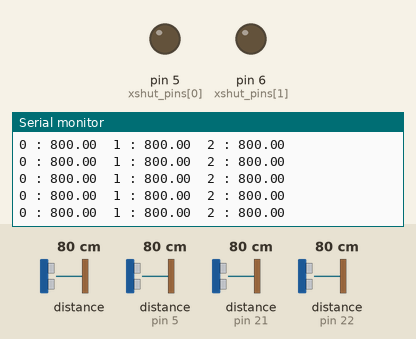
Simulated run of this sketch. Board: Arduino Uno, built with avr-gcc and run on an emulated ATmega328P. On the bench: output pins drawn as LEDs (lit = HIGH), the last lines printed to the serial monitor. The test bench sets the inputs (shaded band); at power-on: distance to the obstacle 80 cm, distance to the obstacle (sensors on pin 5, pin 22, pin 21) 80 cm.

Above: at 2.4 s.
2.5 s: distance to the obstacle (sensor 0) set to 2 cm
At 2.68 s:
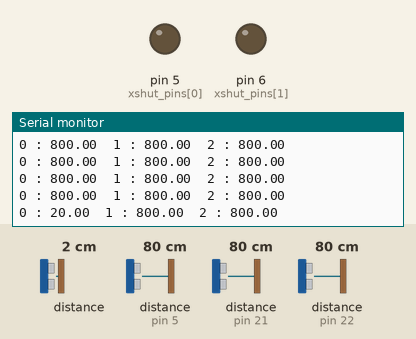
4.0 s: distance to the obstacle (sensor on pin 5) set to 2 cm
At 4.09 s:
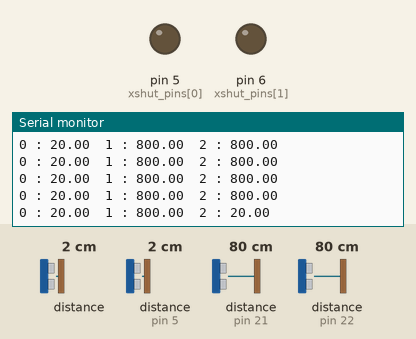
7.0 s: distance to the obstacle (sensor on pin 22) set to 2 cm
At 7.06 s:
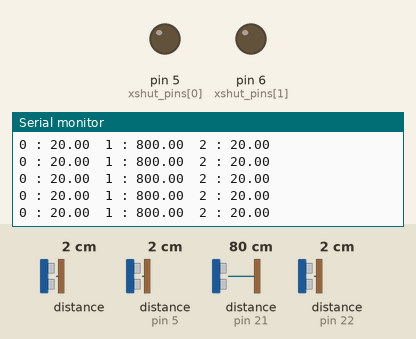
8.5 s: distance to the obstacle (sensor 0) set to 120 cm
At 8.61 s:
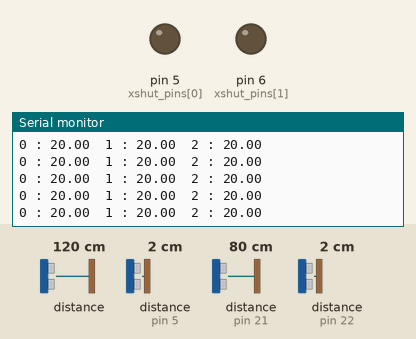
11.5 s: distance to the obstacle (sensor 0) set to 4 cm
At 11.57 s:
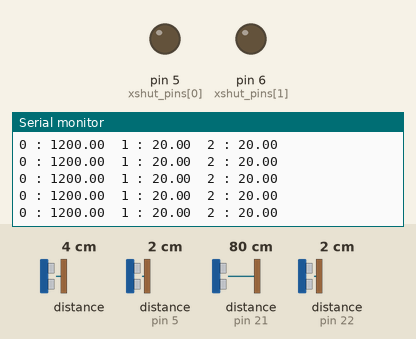
14.5 s: distance to the obstacle (sensor on pin 5) set to 4 cm
At 14.54 s:
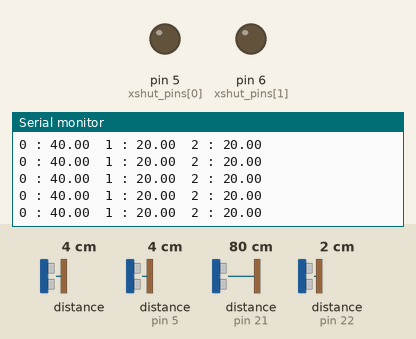
Timing chart, 0 to 17.0 s (numbered marks = the images above; inputs shaded):
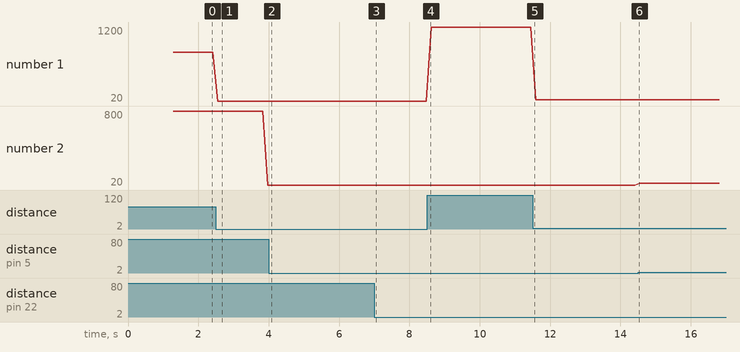

Measured:
- after the input at 2.5 s, the serial monitor: prints a new line after 0.06 s (image 1)
- plotted number 1: 800 → 20 after the input at 2.5 s, 20 → 1200 after the input at 8.5 s, 1200 → 40 after the input at 11.5 s
- plotted number 2: 800 → 20 after the input at 2.5 s

The sketch:

sensor_test.ino
```cpp
/* This example shows how to get single-shot range
 measurements from the VL53L0X. The sensor can optionally be
 configured with different ranging profiles, as described in
 the VL53L0X API user manual, to get better performance for
 a certain application. This code is based on the four
 "SingleRanging" examples in the VL53L0X API.

 The range readings are in units of mm. */

#include <Wire.h>
#include <VL53L0X.h>


#define NUMSENSORS          3

// The distance sensor
VL53L0X sensors[NUMSENSORS];
float ratios[]= {0., 0.};
int centers[] = {100, 200};
int xshut_pins[] = {5, 6};
int addresses[] = {21, 22};
int relative_location;
float ratio;

// Uncomment this line to use long range mode. This
// increases the sensitivity of the sensor and extends its
// potential range, but increases the likelihood of getting
// an inaccurate reading because of reflections from objects
// other than the intended target. It works best in dark
// conditions.

//#define LONG_RANGE


// Uncomment ONE of these two lines to get
// - higher speed at the cost of lower accuracy OR
// - higher accuracy at the cost of lower speed

//#define HIGH_SPEED
//#define HIGH_ACCURACY


void configure_single_sensor(VL53L0X sensor) {
    sensor.init();
    sensor.setTimeout(500);

    #if defined LONG_RANGE
      // lower the return signal rate limit (default is 0.25 MCPS)
      sensor.setSignalRateLimit(0.1);
      // increase laser pulse periods (defaults are 14 and 10 PCLKs)
      sensor.setVcselPulsePeriod(VL53L0X::VcselPeriodPreRange, 18);
      sensor.setVcselPulsePeriod(VL53L0X::VcselPeriodFinalRange, 14);
    #endif

    #if defined HIGH_SPEED
      // reduce timing budget to 20 ms (default is about 33 ms)
      sensor.setMeasurementTimingBudget(20000);
    #elif defined HIGH_ACCURACY
      // increase timing budget to 200 ms
      sensor.setMeasurementTimingBudget(200000);
    #endif
}

void initialize_sensors() {
    // Set all xshut pins to low, we'll bring them up one
    // at a time.
    for (int j = 0; j < NUMSENSORS; j++) {
        pinMode(xshut_pins[j], OUTPUT);
        digitalWrite(xshut_pins[j], LOW);
    }
    delay(500);

    for (int j = 0; j < NUMSENSORS; j++) {
        //SENSOR
        pinMode(xshut_pins[j], INPUT);
        delay(150);

        Serial.print("Initializing sensor ");
        Serial.println(j);
        Serial.print("Setting address to ");
        Serial.println(addresses[j]);
        delay(100);
        sensors[j].init(true);
        sensors[j].setAddress(addresses[j]);

        configure_single_sensor(sensors[j]);
    }
}


void read_sensors() {
    int dist;
    for (int j = 0; j < NUMSENSORS; j++) {
        dist = sensors[j].readRangeSingleMillimeters();
        if (sensors[j].timeoutOccurred()) {
            Serial.print(" TIMEOUT");
        } else {
          ratios[j] = dist;
          Serial.print(j); Serial.print(" : "); Serial.print(ratios[j]); Serial.print("  ");
        }
        delay(10);
    }
    Serial.println("");
}


void setup()
{
  Serial.begin(9600);
  Wire.begin();

  initialize_sensors();
}

void loop()
{

  read_sensors();
  Serial.println();
  delay(10);
}
```
